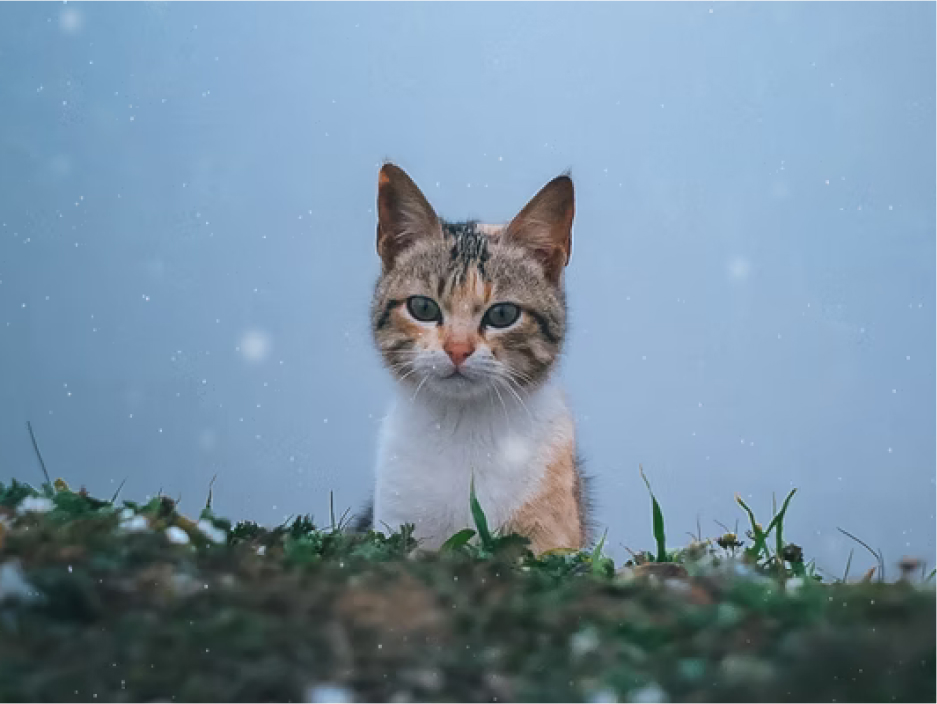
#> input picture class_3/gray_level_transform/image.jpeg, 937 x 704 px
$ jupyter execute image_negative.ipynb
#> lines starting #> are read from the running program, lines starting #| are printed output that depends on the picture
[cell 1]
import matplotlib.pyplot as plt
import numpy as np
from PIL import Image

def convert_image_to_grayscale(image_path):
#> called with image_path = './image.jpeg'
    img = Image.open(image_path).convert('L')
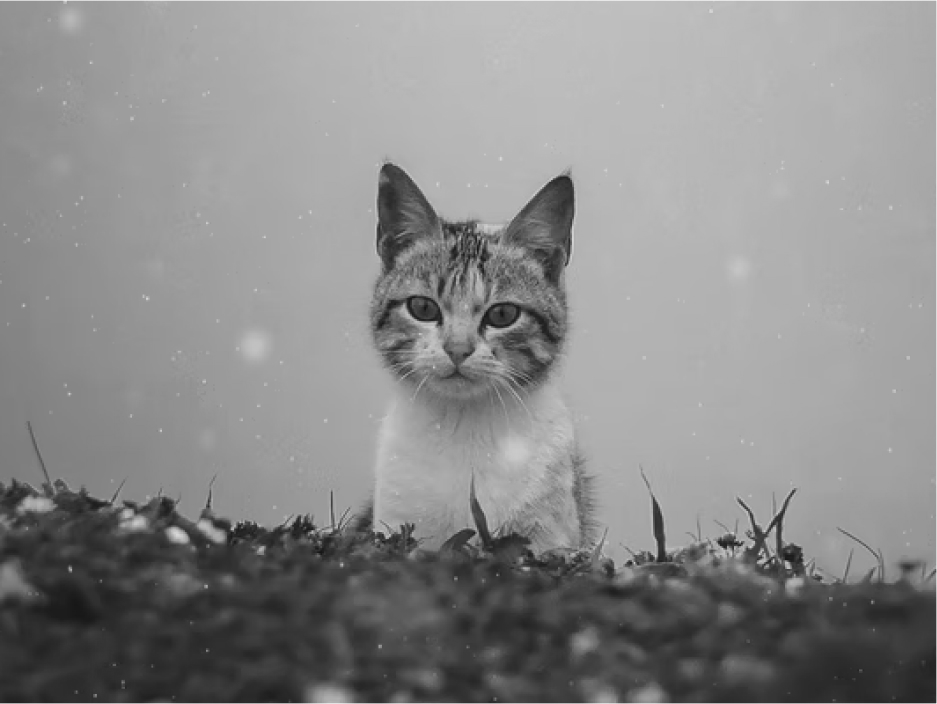
#> img: PIL image 937x704 L; min 18, max 244, mean 138.7
#> (printed output is left out)
    gray_matrix = np.array(img)
    return gray_matrix

def display_image(matrix, cmap='gray'):
    plt.imshow(matrix, cmap=cmap, vmin=0, vmax=255)
    plt.show()

def negative(matrix):
    transformed = abs(255 - matrix)
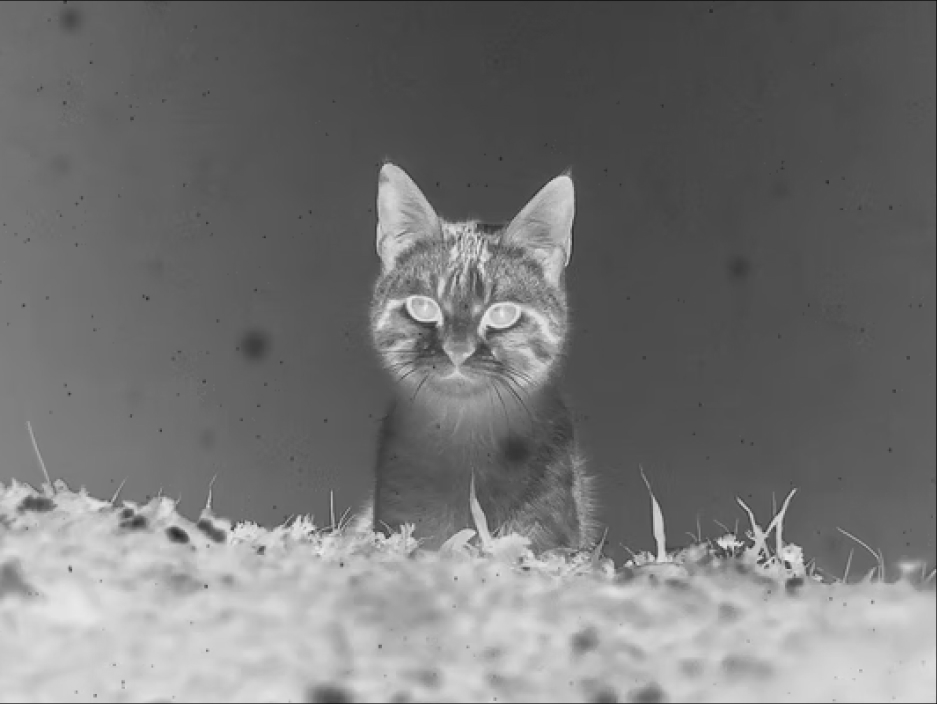
#> transformed: shape (704, 937); min 11, max 237, mean 116.3
    return transformed

def process_image(image_path):
    gray_matrix = convert_image_to_grayscale(image_path)
    print(gray_matrix)

    trans = negative(gray_matrix)
    print(trans)
#> (printed output is left out)

    display_image(gray_matrix)
    display_image(trans)
